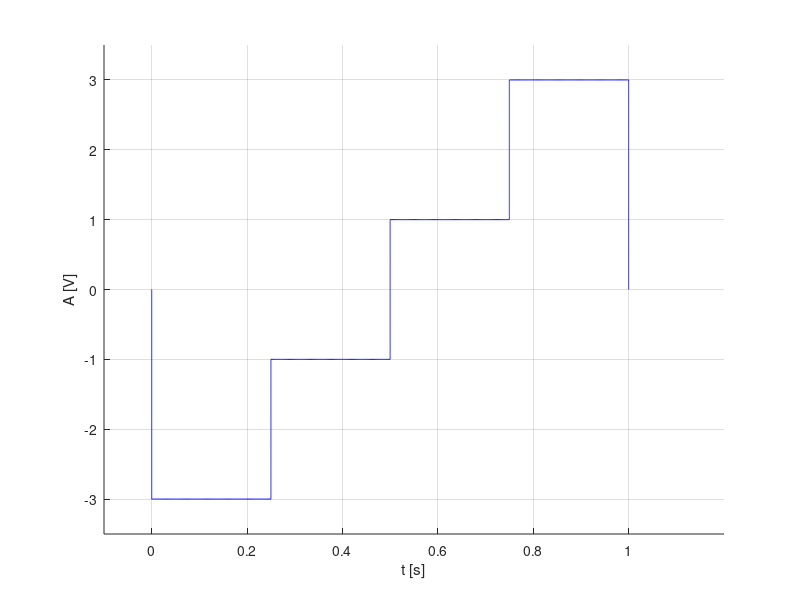

Write MATLAB code to recreate this figure.
%Se va genera un semnal cu rezolutie temporara de 200ms pentru un semnal continuu de tipul:
% Semnal dreptunghiular multinivel, aleator
% Durata fiecarui nivel: 0,25 s.
% Nivelurile {-3,-1,1,3}

hold on
xlabel('t [s]'),ylabel('A [V]')
%b) nivelurile {-3,-1,1,3}
%Rezolutia temporara de 200ms



%y variaza de la 0 la -3
y=0:-0.002:-3;
x=y*0;
plot(x,y,'b')
%nivel -3
x = 0: 0.002: 1/4;
y = -3+0*x;
plot(x, y, 'b'),grid

%x=1/4;y variaza de la -3 la -1
y=-3:0.002:-1;
x=y*0+1/4;
plot(x,y,'b')

%nivel -1
x = 1/4:0.002:1/2;
y=-1+0*x;
plot(x,y,'b')

%x=1/2; y variaza de la -1 la 1
y=-1:0.002:1;
x=y*0+1/2;
plot(x,y,'b')

%nivel 1
x = 1/2:0.002:3/4;
y=1+x*0;
plot(x,y,'b')

%x=3/4; y variaza de la 1 la 3
y=1:0.002:3;
x=y*0+3/4;
plot(x,y,'b')

%nivel 3
x = 3/4:0.002:1;
y=3+x*0;
plot(x,y,'b')

%x=1; y variaza de la 3 la 0;
y=3:-0.002:0;
x=y*0+1;
plot(x,y,'b')

axis([-0.1 1.2 -3.5 3.5])


%


